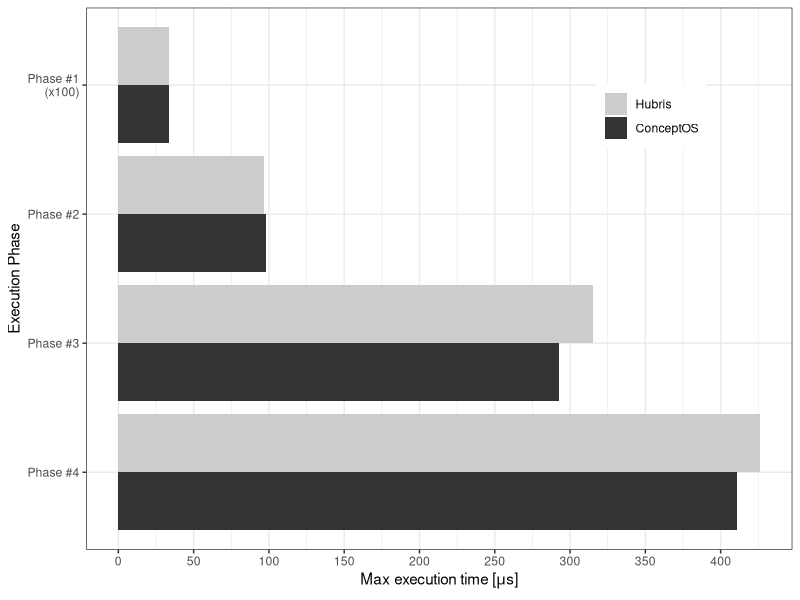
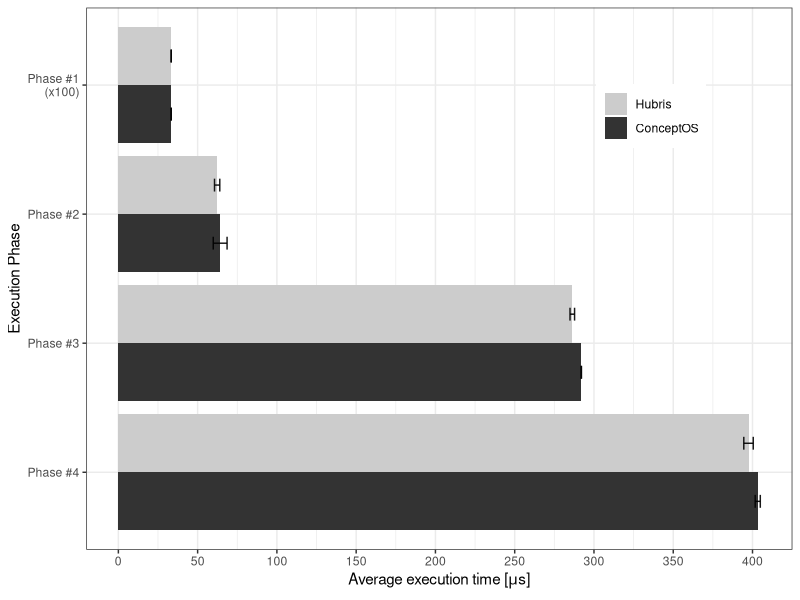

Write the R code that produced these figures, in order. (Note: this script raises an error after producing the figures.)
# The easiest way to get ggplot2 is to install the whole tidyverse:
# install.packages("tidyverse")

library(data.table)
library(ggplot2)
library(tibble)
library(dplyr)
library(tidyr)

# Set working directory
this.dir <- dirname(parent.frame(2)$ofile)
setwd(this.dir)

# Import dataset
hubris <- read.csv("data/hubris-bthermo-performance.csv",header=TRUE, sep= ",", row.names = 1)
conceptos <- read.csv("data/conceptos-bthermo-performance.csv",header=TRUE, sep= ",", row.names = 1)

# colnames(hubris) <- c("(0) SEND", "(1) RECV", "(2) REPLY", "(3) SET_TIMER", "(4) BORROW_READ", "(5) BORROW_WRITE", "(6) BORROW_INFO", "(7) IRQ_CONTROL", "(9) GET_TIMER")
# colnames(conceptos) <- c("(0) SEND", "(1) RECV", "(2) REPLY", "(3) SET_TIMER", "(4) BORROW_READ", "(5) BORROW_WRITE", "(6) BORROW_INFO", "(7) IRQ_CONTROL", "(9) GET_TIMER")

# Extract max values
max_timings <- rbind(
  subset(conceptos, subset=rownames(conceptos) == 'MAX') * 10^6,
  subset(hubris, subset=rownames(hubris) == 'MAX') * 10^6
)
rownames(max_timings) <- list("ConceptOS","Hubris")
# Multiply type 1 for 100
max_timings$type1 <- max_timings$type1 * 100
# Change row names
colnames(max_timings) <- c("Phase #1\n(x100)", "Phase #2", "Phase #3", "Phase #4")

df1 <- transpose(max_timings)
colnames(df1) <- rownames(max_timings)
rownames(df1) <- colnames(max_timings)
df2 <- tibble::rownames_to_column(df1, "cycle_type")
df3 <- df2 %>% 
  gather(os_type, max, -cycle_type) %>%
  arrange(cycle_type)
# Plot max timings
max_graph <- ggplot(data = df3,aes(x = forcats::fct_rev(cycle_type),
                                   y = max,
                                   fill = os_type)) +
  geom_bar(aes(y=max),
           stat = "identity",
           position = position_dodge()) +
  scale_y_continuous(breaks = seq(0, 500, by = 50)) +
  coord_flip() +
  scale_fill_grey() +
  theme_bw() +
  labs(y =expression(paste("Max execution time [", mu, "s]")), x = "Execution Phase") +
  theme(
    legend.title = element_blank(),
    legend.position = c(0.8, 0.8),
    legend.box = "horizontal"
  ) + 
  guides(fill = guide_legend(reverse = TRUE))

ggsave(
  "output/bthermo_performance_max_timings.pdf",
  plot = max_graph,
  scale = 1,
  width = 1920, height = 1080, units = "px",
  dpi = 300,
)

avg_timings <- rbind(
  subset(conceptos, subset=rownames(conceptos) == 'AVG') * 10^6,
  subset(hubris, subset=rownames(hubris) == 'AVG') * 10^6,
  subset(conceptos, subset=rownames(conceptos) == 'AVG_CONF_MIN') * 10^6,
  subset(hubris, subset=rownames(hubris) == 'AVG_CONF_MIN') * 10^6,
  subset(conceptos, subset=rownames(conceptos) == 'AVG_CONF_MAX') * 10^6,
  subset(hubris, subset=rownames(hubris) == 'AVG_CONF_MAX') * 10^6
)
rownames(avg_timings) <- list("cos_avg","h_avg","cos_avg_min","h_avg_min","cos_avg_max","h_avg_max")
# Multiply type 1 for 100
avg_timings$type1 <- avg_timings$type1 * 100
# Change row names
colnames(avg_timings) <- c("Phase #1\n(x100)", "Phase #2", "Phase #3", "Phase #4")
df1 <- transpose(avg_timings)
colnames(df1) <- rownames(avg_timings)
rownames(df1) <- colnames(avg_timings)
df2 <- tibble::rownames_to_column(df1, "cycle_type")
# Some data manupulation
df3 <- df2 %>% 
  gather(os_type, avg, -cycle_type,-cos_avg_min,-h_avg_min,-cos_avg_max,-h_avg_max) %>%
  subset(select=-c(2,3,4,5)) %>%
  arrange(cycle_type)

df3$os_type[df3$os_type == "cos_avg"] <- "ConceptOS"
df3$os_type[df3$os_type == "h_avg"] <- "Hubris"

df4 <- df2 %>% 
  gather(os_type, avg_min, -cycle_type,-cos_avg,-h_avg,-cos_avg_max,-h_avg_max) %>%
  subset(select=-c(2,3,4,5)) %>%
  arrange(cycle_type)

df4$os_type[df4$os_type == "cos_avg_min"] <- "ConceptOS"
df4$os_type[df4$os_type == "h_avg_min"] <- "Hubris"

df5 <- df2 %>% 
  gather(os_type, avg_max, -cycle_type,-cos_avg,-h_avg,-cos_avg_min,-h_avg_min) %>%
  subset(select=-c(2,3,4,5)) %>%
  arrange(cycle_type)

df5$os_type[df5$os_type == "cos_avg_max"] <- "ConceptOS"
df5$os_type[df5$os_type == "h_avg_max"] <- "Hubris"

df6 <- df3 %>% 
  inner_join(df4, by=c("os_type", "cycle_type"))  %>% 
  inner_join(df5, by=c("os_type", "cycle_type"))

# Plot avg with confidence intervals
avg_graph <- ggplot(df6, aes(x = forcats::fct_rev(cycle_type),
                             y = avg,
                             ymin = avg_min,
                             ymax = avg_max,
                             fill = os_type)) +
  geom_bar(aes(y=avg),stat = "identity",
           position = position_dodge()) +
  geom_errorbar( 
    width=0.2, 
    position = position_dodge(width=0.9),
    alpha=0.9) + 
  scale_y_continuous(breaks = seq(0, 400, by = 50)) + 
  coord_flip() +
  scale_fill_grey() +
  theme_bw() + 
  labs(y =expression(paste("Average execution time [", mu, "s]")), x = "Execution Phase") +
  theme(
    legend.title = element_blank(), 
    legend.position = c(0.8, 0.8), 
    legend.box = "horizontal"
  ) + 
  guides(fill = guide_legend(reverse = TRUE))

ggsave(
  "output/bthermo_performance_avg_timings.pdf",
  plot = avg_graph,
  scale = 1,
  width = 1920, height = 1080, units = "px",
  dpi = 300,
)

# Create a composed graph
plot <- ggarrange(max_graph, avg_graph, labels = c("A","B"), nrow = 2, common.legend = TRUE, legend="bottom")

ggsave(
  "output/bthermo_performance_recap.pdf",
  plot = plot,
  scale = 1,
  width = 1920, height = 1400, units = "px",
  dpi = 300,
)